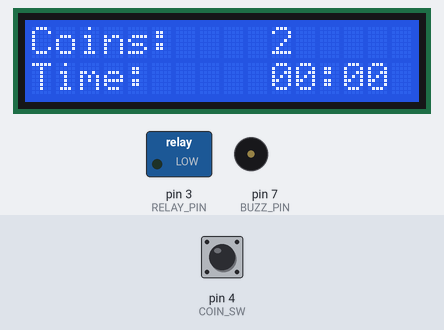
Bench run of a sketch on a simulated Arduino Uno, built with avr-gcc and run on an emulated ATmega328P. Parts: 16×2 character LCD, switched loads named in the sketch (green lamp = pin HIGH), buzzer (waves = sounding, pin HIGH). The test bench sets the inputs (shaded band); at power-on: pin 4 (COIN_SW) HIGH.

Above: at 1.2 s.
1.3 s: pin 4 (COIN_SW) pulled LOW for 0.15 s
At 2.6 s:
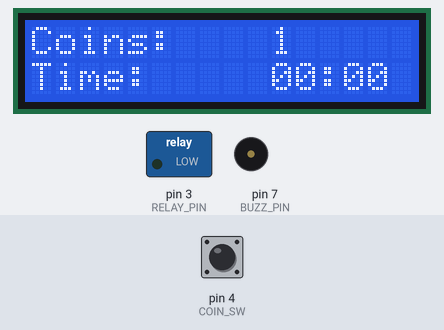
2.9 s: pin 4 (COIN_SW) pulled LOW for 1 s
At 4.4 s:
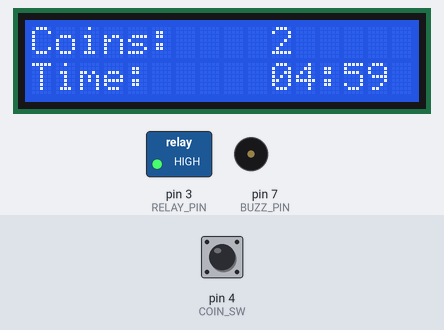
6.9 s: pin 4 (COIN_SW) pulled LOW for 0.15 s
At 8.6 s:
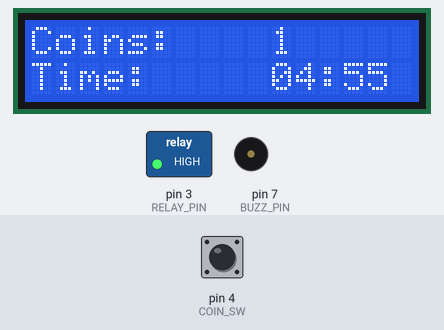
9.4 s: pin 4 (COIN_SW) pulled LOW for 1 s
At 11.7 s:
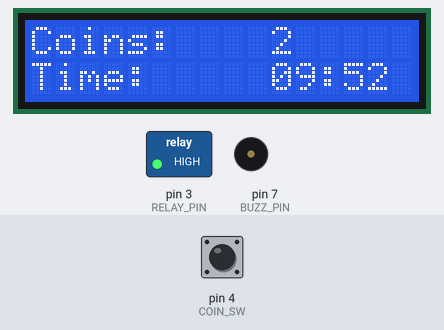
Timing chart, 0 to 13.2 s (numbered marks = the images above; inputs shaded):
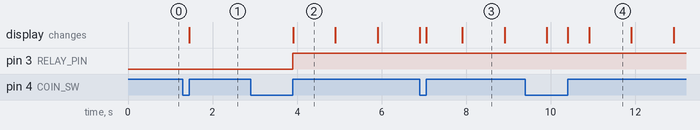

Measured:
- after the input at 1.3 s, the display: changes after 0.15 s (image 1)
- after the input at 2.9 s, pin 3 (RELAY_PIN): LOW → HIGH after 1.0 s; the display: changes after 1.0 s (image 2)
- what the display in image 3 shows lasts 1.0 s, from 7.9 s to 8.9 s

The sketch:

NanoRunGame.ino
```cpp
#include <LiquidCrystal_I2C.h>

#define I2C_ADDR    0x27
#define LCD_COLUMNS 16
#define LCD_LINES   2

LiquidCrystal_I2C lcd(I2C_ADDR, LCD_COLUMNS, LCD_LINES);


#define COIN_SW 4
#define RELAY_PIN 3
#define BUZZ_PIN 7
#define SECS 1000
#define MINS 60 * SECS

const byte numCoinsReq = 2;
const unsigned long runTime = 5UL * MINS;
const unsigned long warningTime = 10UL * SECS;
unsigned long purchasedTime = 0;
byte coinsEntered;
unsigned long timeStart = 0;
bool running = false;
bool warned = false;

unsigned long lastDebounce = 0;
int intervalDebounce = 50;
byte lastState = 1;

byte displayCoins = 0;
int  displaySecs = 0;

unsigned long lastBuzz = 0;
int intervalBuzz = 1000;
byte buzzState = 0;


void setup() {

  pinMode(COIN_SW, INPUT_PULLUP);
  pinMode(RELAY_PIN, OUTPUT);
  pinMode(BUZZ_PIN, OUTPUT);

  lcd.init();
  lcd.backlight();
  lcd.setCursor(0, 0);
  lcd.print("Coins: ");
  lcd.setCursor(10, 0);
  lcd.print("2");
  lcd.setCursor(0, 1);
  lcd.print("Time: ");
  lcd.setCursor(10, 1);
  lcd.print("00:00");

}

void loop() {
  //check coin counter..
  if (millis() - lastDebounce >= intervalDebounce) {
    byte state = digitalRead(COIN_SW);
    if (state != lastState) {
      lastState = state;
      lastDebounce = millis();
      if (state == HIGH) {
        coinsEntered++;
      }
    }
  }
  //do we have enough coins
  if (coinsEntered == numCoinsReq) {
    purchasedTime += runTime;
    if (!running) {
      running = true;
      warned = false;
      timeStart = millis();
      digitalWrite(RELAY_PIN, HIGH);
    }
    coinsEntered = 0;
  }
  // update display only once per change..
  if (coinsEntered != displayCoins) {
    displayCoins = coinsEntered;
    lcd.setCursor(10, 0);
    lcd.print(numCoinsReq - displayCoins);
  }

  if (running) {
    unsigned long timeRemain = purchasedTime - (millis() - timeStart);
    if (timeRemain <= warningTime && !warned) {
      //warning time..
      buzzWarning();
    }
    if (timeRemain == 0) {
      running = false;
      digitalWrite(RELAY_PIN, LOW);
      purchasedTime = 0;
    } else {
      //display time remaining..
      displayTimeRemain(timeRemain);
    }
  }
}

//display the time remaining..
void displayTimeRemain(unsigned long tr) {
  unsigned long secsLeft = tr / SECS;
  int minsLeft = 0;
  if (secsLeft > 60) {
    minsLeft = secsLeft / 60;
    secsLeft -= (minsLeft * 60);
  }
  if (secsLeft != displaySecs) {
    displaySecs = secsLeft;
    lcd.setCursor(10, 1);
    if (minsLeft < 10)
      lcd.print("0");
    lcd.print(minsLeft);
    lcd.print(":");
    if (secsLeft < 10)
      lcd.print("0");
    lcd.print(secsLeft);
  }
}

void buzzWarning() {

  switch (buzzState) {
    case 0:  tone(BUZZ_PIN, 392); lastBuzz = millis(); buzzState++; break;
    case 1: if (millis() - lastBuzz >= intervalBuzz) {
        buzzState++;
        noTone(BUZZ_PIN);
        intervalBuzz = 500;
        lastBuzz = millis();
      }
      break;
    case 2: if (millis() - lastBuzz >= intervalBuzz) {
        buzzState++;
        intervalBuzz = 1000;
        tone(BUZZ_PIN, 175);
        lastBuzz = millis();
      }
      break;
    case 3: if (millis() - lastBuzz >= intervalBuzz) {
        buzzState = 0;
        noTone(BUZZ_PIN);
        warned = true;
      }
      break;
  }
}
```
